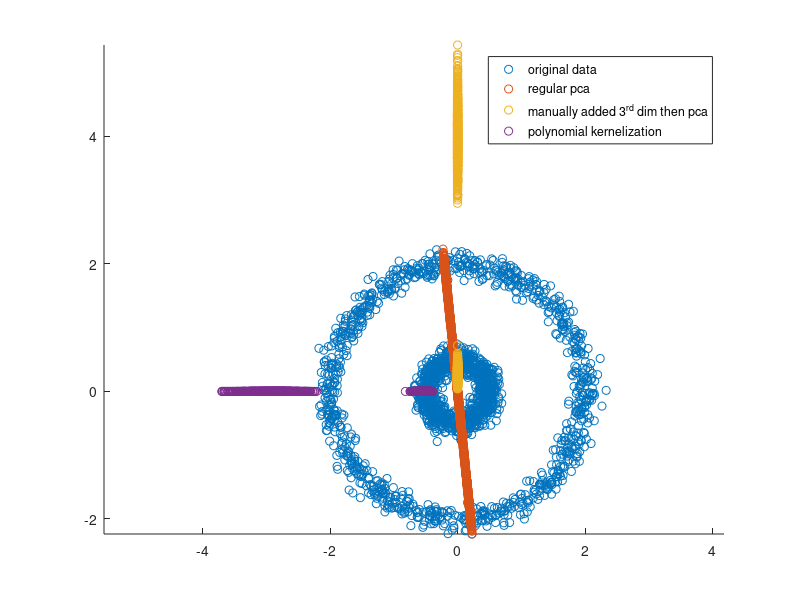

MATLAB code to generate this figure:
n = 1000;
d = 0.1;
x = zeros(2*n,2);

r = d*randn(n,1) + 2;
o = rand(n,1) * 2*pi;
x(1:n,1) = r .* cos(o);
x(1:n,2) = r .* sin(o);

r = d*randn(n,1) + 0.5;
o = rand(n,1) * 2*pi;
x(n+1:2*n,1) = r .* cos(o);
x(n+1:2*n,2) = r .* sin(o);

scatter(x(:,1),x(:,2));
hold on;

p2 = pca([x(:,1) x(:,2)]);
xb = (x(:,1) * p2(1,1) + x(:,2) * p2(2,1)) * p2(1,1);
yb = (x(:,1) * p2(1,1) + x(:,2) * p2(2,1)) * p2(2,1);
scatter(xb,yb);

z = (x(:,1).^2 + x(:,2).^2);
p1 = pca([x(:,1) x(:,2) z]);
xa = (x(:,1) * p1(1,1) + x(:,2) * p1(2,1) + z * p1(3,1)) * p1(1,1);
ya = (x(:,1) * p1(1,1) + x(:,2) * p1(2,1) + z * p1(3,1)) * p1(3,1);
scatter(xa,ya);

cc = 1;
dd = 2;
k = x * x';
k = k + cc;
k = k .^ dd;
[V,D] = eigs(k,1);
zz = k*V;
scatter(zz/100,zeros(2*n,1));

legend('original data','regular pca','manually added 3^{rd} dim then pca','polynomial kernelization');
hold off;
axis equal;
